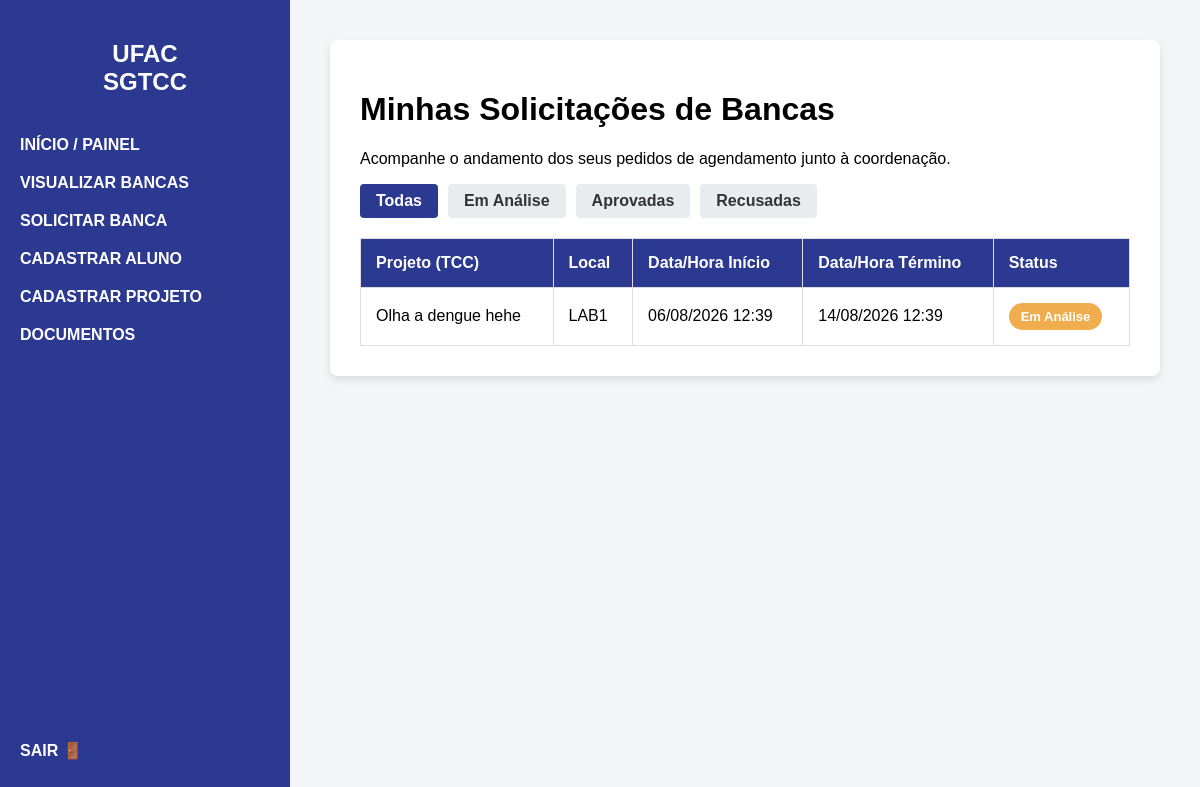
Page /bancas/ (signed in) on the earlier database version.
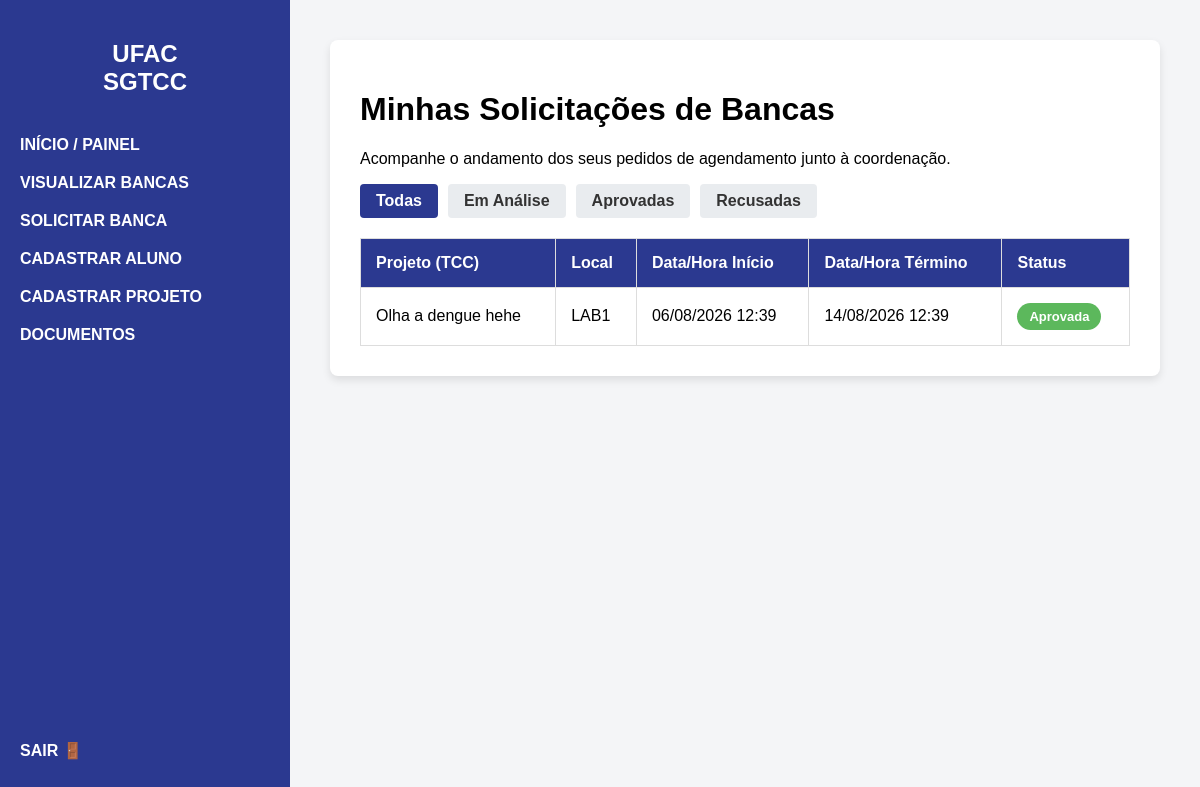
Same page on the later database version.
### bancasapp/models.py (models this page shows, shortened)
class SolicitacaoAgendamento(models.Model):
    STATUS_SOLICITACAO = (
        ('EM_ANÁLISE', 'Em Análise'),
        ('APROVADA', 'Aprovada'),
        ('RECUSADA', 'Recusada'),
    )
    usuario_solicitante = models.ForeignKey(pUsuario, on_delete=models.CASCADE)
    projeto_tcc = models.ForeignKey(ProjetoTCC, on_delete=models.CASCADE)
    espaco = models.ForeignKey(EspacoFisico, on_delete=models.CASCADE)
    opcao_data_inicio = models.DateTimeField()
    opcao_data_fim = models.DateTimeField()
    status = models.CharField(max_length=15, choices=STATUS_SOLICITACAO, default='EM_ANÁLISE')

class ProjetoTCC(models.Model):
    STATUS_TIPO = (
        ('EM_ANÁLISE', 'Em Análise'),
        ('APROVADO', 'Aprovado'),
        ('RECUSADA', 'Recusada'),
    )
    titulo = models.CharField(max_length=255)
    resumo = models.TextField()
    semestre_letivo = models.CharField(max_length=6)
    discente = models.ForeignKey(Discente, on_delete=models.CASCADE)
    status = models.CharField(max_length=15, choices=STATUS_TIPO, default='EM_ANÁLISE')

class EspacoFisico(models.Model):
    nome = models.CharField(max_length=255)

### bancasapp/views.py (the view)
# urls.py: path('bancas/', views.visualizar_bancas, name='visualizar_bancas'),
@login_required(login_url='login')
def visualizar_bancas(request):
    try:
        perfil_logado = request.user.pusuario
        minhas_solicitacoes = SolicitacaoAgendamento.objects.filter(usuario_solicitante=perfil_logado)
    except:
        minhas_solicitacoes = SolicitacaoAgendamento.objects.all()
    status_filtro = request.GET.get('status')
    if status_filtro:
        minhas_solicitacoes = minhas_solicitacoes.filter(status=status_filtro)
    contexto = {
        'solicitacoes': minhas_solicitacoes,
        'status_atual': status_filtro
    }
    return render(request, 'visualizar_bancas.html', contexto)

### templates/visualizar_bancas.html (shortened to what this page needs)
{% extends 'base.html' %}
{% block content %}
    <div class="table-container">
        <h1>Minhas Solicitações de Bancas</h1>
        <p>Acompanhe o andamento dos seus pedidos de agendamento junto à coordenação.</p>
        <div class="filter-menu">
            <a href="{% url 'visualizar_bancas' %}" class="btn-filter {% if not status_atual %}active{% endif %}">Todas</a>
            <a href="{% url 'visualizar_bancas' %}?status=EM_ANÁLISE" class="btn-filter {% if status_atual == 'EM_ANÁLISE' %}active{% endif %}">Em Análise</a>
            <a href="{% url 'visualizar_bancas' %}?status=APROVADA" class="btn-filter {% if status_atual == 'APROVADA' %}active{% endif %}">Aprovadas</a>
            <a href="{% url 'visualizar_bancas' %}?status=RECUSADA" class="btn-filter {% if status_atual == 'RECUSADA' %}active{% endif %}">Recusadas</a>
        </div>
        <table>
            <thead>
                <tr>
                    <th>Projeto (TCC)</th>
                    <th>Local</th>
                    <th>Data/Hora Início</th>
                    <th>Data/Hora Término</th>
                    <th>Status</th>
                </tr>
            </thead>
            <tbody>
                {% for solicitacao in solicitacoes %}
                    <tr>
                        <td>{{ solicitacao.projeto_tcc.titulo }}</td>
                        <td>{{ solicitacao.espaco.nome }}</td>
                        <td>{{ solicitacao.opcao_data_inicio|date:"d/m/Y H:i" }}</td>
                        <td>{{ solicitacao.opcao_data_fim|date:"d/m/Y H:i" }}</td>
                        <td>
                            {% if solicitacao.status == 'EM_ANÁLISE' %}
                                <span class="status-badge status-analise">Em Análise</span>
                            {% elif solicitacao.status == 'APROVADA' %}
                                <span class="status-badge status-aprovada">Aprovada</span>
                            {% else %}
                                <span class="status-badge status-recusada">Recusada</span>
                            {% endif %}
                        </td>
                    </tr>
                {% endfor %}
            </tbody>
        </table>
    </div>
{% endblock %}

Differences in the rows shown:
changed SolicitacaoAgendamento "Olha a dengue hehe": status "Em Análise" → "Aprovada"
